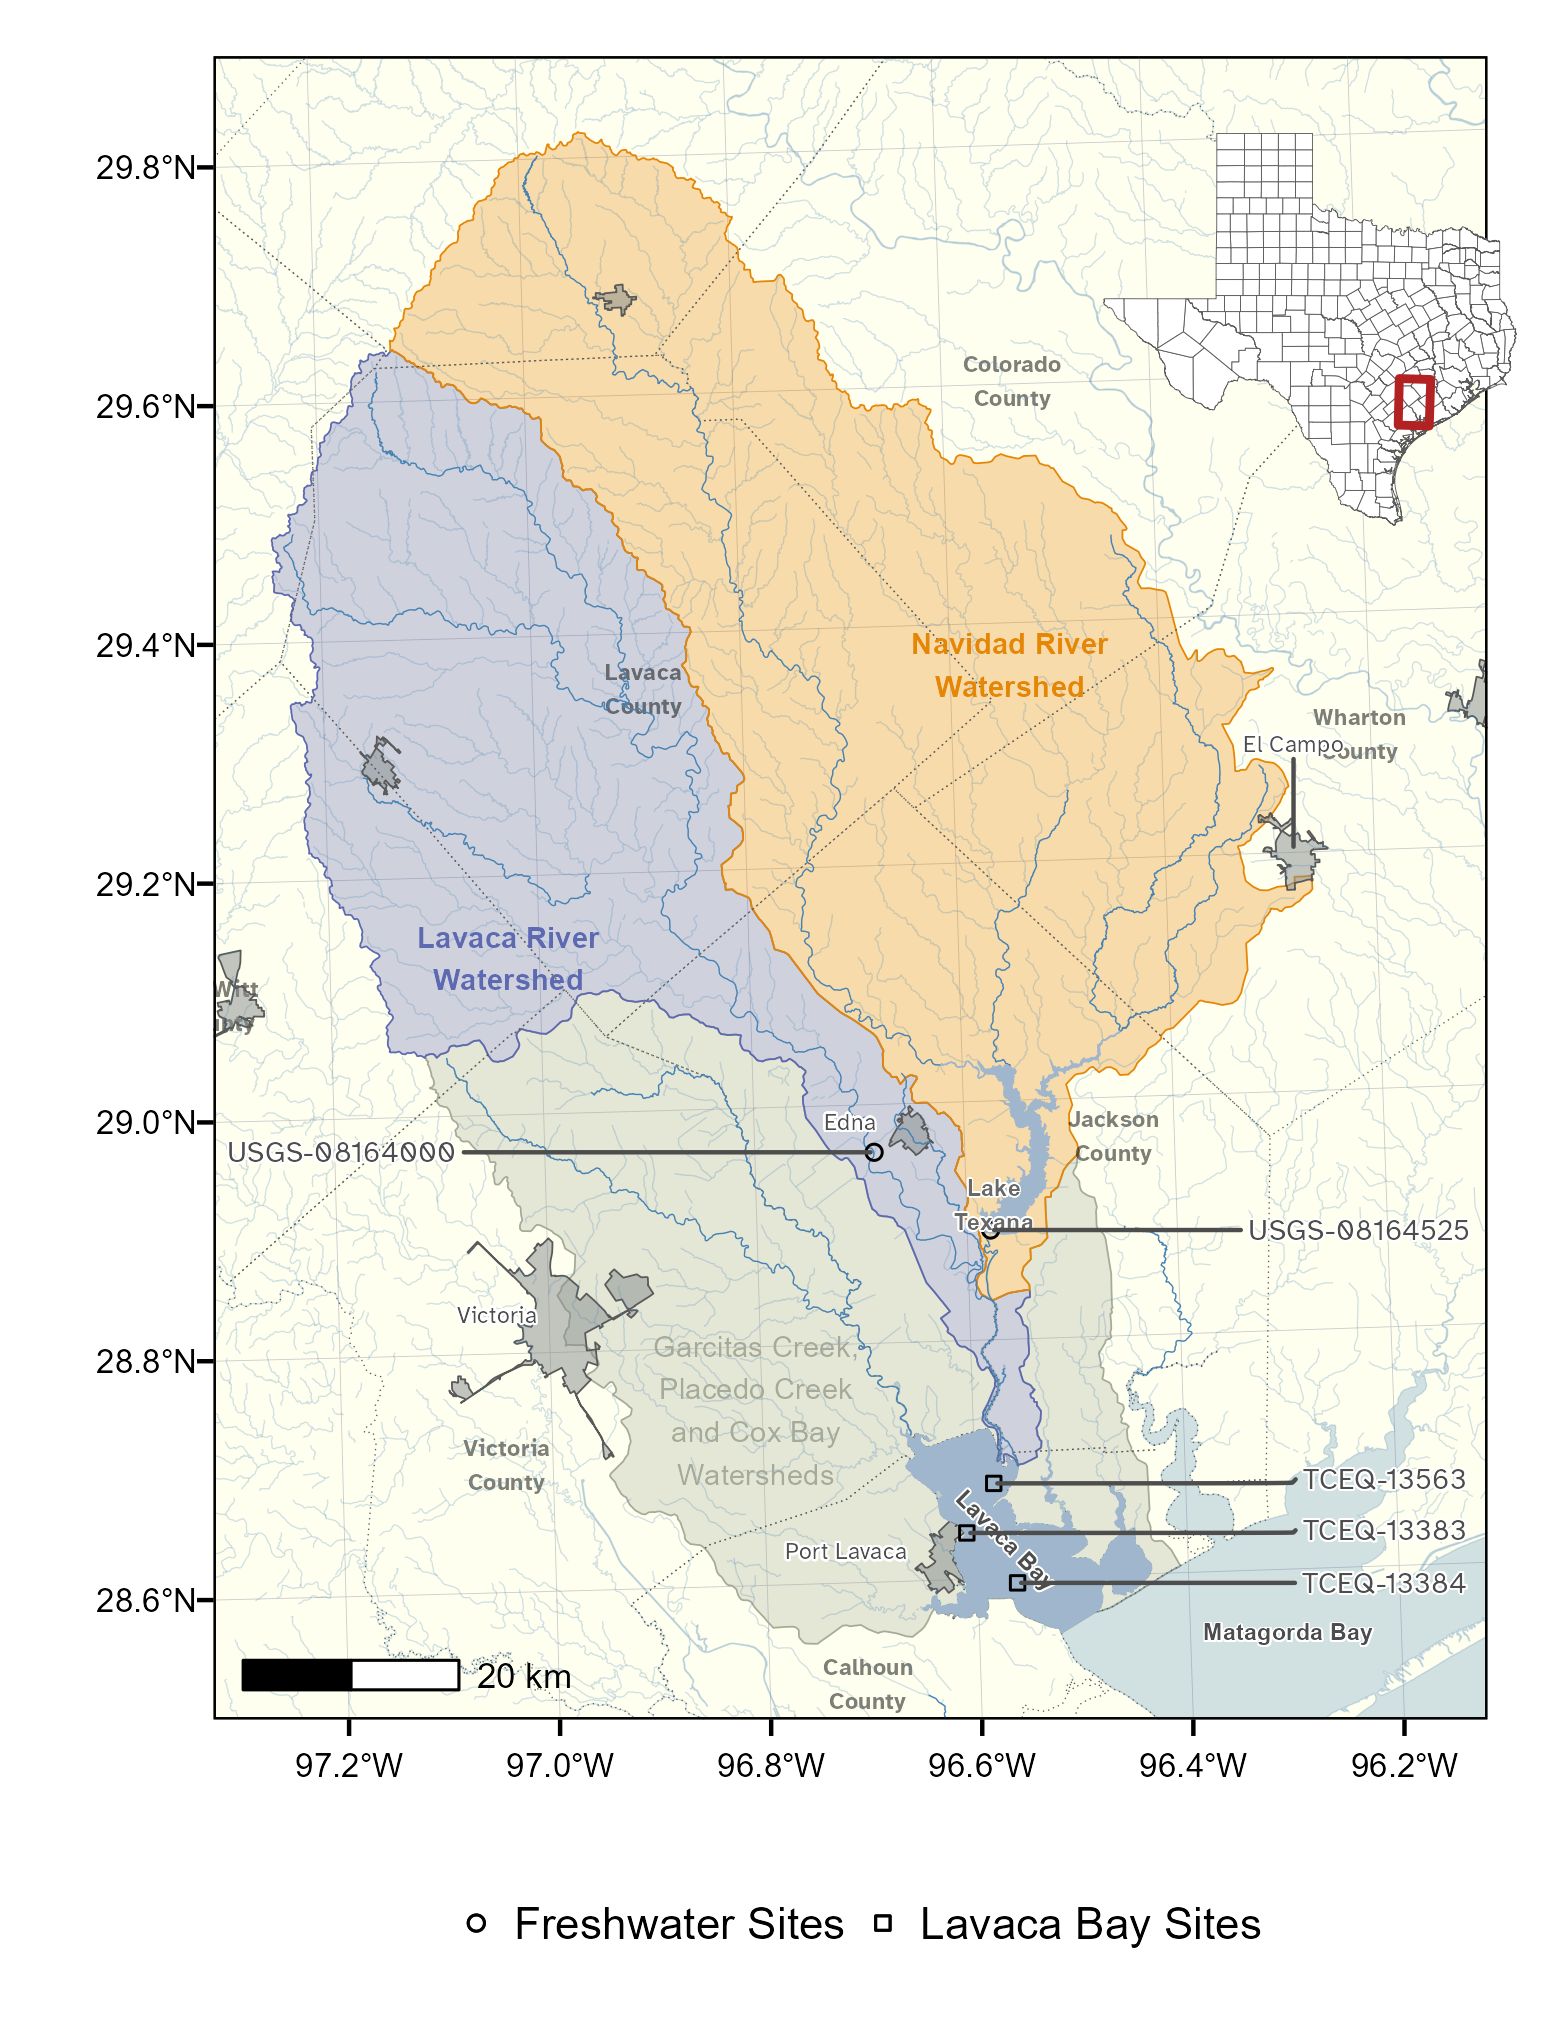

Source code (R):
library(targets)
library(tidyverse)
library(ragg)
library(magick)
library(sf)
library(ggrepel)
library(patchwork)
library(dataRetrieval)
#library(FedData)
library(ggspatial)
library(rcartocolor)
library(twriTemplates)

download_usgs_sites <- function() {
  site_numbers <- c("08164000", #lavaca
                    "08164525")
  sites <- readNWISsite(site_numbers)
  sites
}

download_tceq_sites <-function() {
  site_numbers <- c("TCEQMAIN-13563",
                    "TCEQMAIN-13383",
                    "TCEQMAIN-13384")
  sites <- whatWQPsites(siteid = site_numbers)
  sites
}


## usgs sites
df_sites <- download_usgs_sites() |> 
  filter(site_no == "08164000" | site_no == "08164525")

df_sites <- st_as_sf(df_sites, coords = c("dec_long_va", "dec_lat_va"),
                     crs = 4326)  

## tceq sites
tceq_sites <- download_tceq_sites()
tceq_sites <- st_as_sf(tceq_sites, coords = c("LongitudeMeasure", "LatitudeMeasure"),
                       crs = 4326)

tceq_sites$MonitoringLocationIdentifier <- stringr::str_replace_all(tceq_sites$MonitoringLocationIdentifier, "MAIN", "")

## read rivers spatial data
rivers <- read_sf("data/Spatial/lavaca.gpkg",
                  layer = "rivers")

## read lake texana polygon
waterbody <- read_sf("data/Spatial/lavaca.gpkg",
                     layer = "waterbody")

## read watershed polygons
lavaca_ws <- read_sf("data/Spatial/lavaca.gpkg",
                     layer = "lavaca_ws")

navidad_ws <- read_sf("data/Spatial/lavaca.gpkg",
                      layer = "navidad_ws")
ds_ws <- read_sf("data/Spatial/lavaca.gpkg",
                 layer = "ds_ws")

## read counties polygons
counties <- read_sf("data/Spatial/lavaca.gpkg",
                    layer = "counties")

## combine watersheds into one sf
ws <- bind_rows(lavaca_ws, navidad_ws, ds_ws)

## subset counties to just the ones near our porjec area
counties_sub <- counties |> st_transform(crs = st_crs(lavaca_ws))

counties_sub <- counties_sub[ws,]

ws |> 
  mutate(label = c("Lavaca River\nWatershed", "Navidad River\nWatershed", "Garcitas Creek,\nPlacedo Creek\nand Cox Bay\nWatersheds")) -> ws

## read urbanized areas polygons
urban <- read_sf("data/Spatial/lavaca.gpkg",
                 layer = "urban")
## download nhd data
bounds <- st_as_sfc(st_bbox(counties_sub))
bounds <- st_buffer(bounds, dist = 5000)


# 
# nhd_stuff <- get_nhd(bounds,
#                      "lavaca_plus",
#                      extraction.dir = "data/nhd/",
#                      force.redo = TRUE)

st_layers("C:/NHDPLUS/NHDPlusV21_National_Seamless_Flattened_Lower48.gdb")
Flowlines <-  sf::st_read("C:/NHDPLUS/NHDPlusV21_National_Seamless_Flattened_Lower48.gdb", layer = "NHDFlowline_Network")
Flowlines <- Flowlines |> 
  st_zm() |> 
  st_transform(crs = st_crs(lavaca_ws)) |> 
  st_intersection(bounds) |> 
  filter(FTYPE == "StreamRiver")
  



## melt the waterbodies to remove subunit lines
waterbody <- waterbody |> 
  summarise()

Area <- sf::st_read("C:/NHDPLUS/NHDPlusV21_National_Seamless_Flattened_Lower48.gdb", layer = "NHDArea") |> 
  st_zm() |> 
  st_transform(crs = st_crs(lavaca_ws)) |> 
  st_intersection(bounds) |> 
  summarise()


waterbody_labs <- tibble(lab = c("Lake\nTexana", "Lavaca Bay", "Matagorda Bay"),
                         x = c(-96.54, -96.6, -96.4),
                         y = c(28.95, 28.65, 28.55)) |> 
  st_as_sf(coords = c("x", "y"),
           crs = 4326)

p1 <- ggplot() +
  ## watersheds
  geom_sf(data = ws, aes(fill = label, color = label), alpha = 0.3, size = 0.2, show.legend = FALSE) +
  ## colorado, wharton, dewit, calhoun county label
  geom_sf_text(data = counties_sub |> 
                 filter(CNTY_NM == "Colorado"|CNTY_NM == "Lavaca"| 
                          CNTY_NM == "Wharton"|CNTY_NM == "Calhoun"|
                          CNTY_NM == "De Witt"), 
               aes(label = glue::glue("{CNTY_NM}\nCounty")), 
               size = 2, family = "Atkinson Hyperlegible", 
               alpha = 0.5, fontface = "bold") +
  ## Jackson county label
  geom_sf_text(data = counties_sub |> 
                 filter(CNTY_NM == "Jackson"), 
               aes(label = glue::glue("{CNTY_NM}\nCounty")), 
               size = 2, family = "Atkinson Hyperlegible", 
               alpha = 0.5, fontface = "bold",
               nudge_x = 10000) +
  ## victoria county label
  geom_sf_text(data = counties_sub |> 
                 filter(CNTY_NM == "Victoria"), 
               aes(label = glue::glue("{CNTY_NM}\nCounty")), 
               size = 2, family = "Atkinson Hyperlegible", 
               alpha = 0.5, fontface = "bold",
               nudge_x = -10000, nudge_y = -10000) +
  geom_sf(data = urban, fill = "azure4", size = 0.2, alpha = 0.5) +
  geom_sf(data = Area, color = alpha("steelblue",0.25), alpha = 0.25, fill = "steelblue", size = 0.15) +
  geom_sf(data = counties_sub, fill = "transparent", linetype = 3, size = 0.15, show.legend = FALSE) +
  geom_sf(data = Flowlines, alpha = 0.25, size = 0.15, color = "steelblue") +
  geom_sf(data = rivers, color = "steelblue", size = 0.15) +
  geom_sf(data = waterbody, alpha = 1, fill = "slategray3",color = alpha("slategray3",1), size = 0.15) +
  geom_sf(data = df_sites, aes(shape = "Freshwater Sites")) +
  geom_sf(data = tceq_sites, aes(shape = "Lavaca Bay Sites")) +
  ## city labels
  geom_text_repel(data = urban |> filter(NAME10 != "Schulenburg", NAME10 != "Yoakum, TX", NAME10 != "Wharton", NAME10 != "Cuero",
                                         NAME10 != "El Campo"), 
                  aes(label = NAME10, geometry = Shape), size = 2, family = "Atkinson Hyperlegible",
                  stat = "sf_coordinates",
                  hjust = 0,
                  nudge_x = -100,
                  box.padding = 0.5,
                  nudge_y = 8,
                  segment.curvature = -0.1,
                  segment.ncp = 3,
                  segment.angle = 20,
                  color = "grey30",
                  bg.color = "white",
                  bg.r = 0.15
  ) +
  ## el campo label
  geom_text_repel(data = urban |> filter(NAME10 == "El Campo"), 
                  aes(label = NAME10, geometry = Shape), size = 2, family = "Atkinson Hyperlegible",
                  stat = "sf_coordinates",
                  # hjust = 0.5,
                  # vjust = 0,
                  # nudge_x = -10,
                  nudge_y = 10000,
                  direction = "x",
                  box.padding = 0.5,
                  segment.curvature = -0.1,
                  segment.ncp = 3,
                  segment.angle = 20,
                  color = "grey30",
                  bg.color = "white",
                  bg.r = 0.15
  ) +
  ##lavaca and navidad labs
  geom_text_repel(data = ws |> filter(label != "Garcitas Creek,\nPlacedo Creek\nand Cox Bay\nWatersheds"), 
                aes(label = label, geometry = Shape, color = label), 
                size = 2.5, 
                family = "Arial",
                fontface = "bold",
                stat = "sf_coordinates",
                show.legend = FALSE) +
  ##garcitas labs
  geom_text_repel(data = ws |> filter(label == "Garcitas Creek,\nPlacedo Creek\nand Cox Bay\nWatersheds"),
                  aes(label = label, geometry = Shape, color = label),
                  size = 2.5,
                  family = "Arial",
                  fontface = "plain",
                  stat = "sf_coordinates",
                  min.segment.length = 10000,
                  vjust = 0,
                  # nudge_x = -3000,
                  # nudge_y = -25000,
                  show.legend = FALSE) +
  ## Matagorda Bay Label
  geom_text_repel(data = waterbody_labs |> filter(lab == "Matagorda Bay"), 
                  aes(label = lab, geometry = geometry), 
                  size = 2, 
                  family = "Arial",
                  fontface = "bold",
                  stat = "sf_coordinates",
                  hjust = 1,
                  min.segment.length = 10000,
                  color = "grey30",
                  bg.color = "white") +
  ## Lavaca Bay Label
  geom_text_repel(data = waterbody_labs |> filter(lab == "Lavaca Bay"), 
                  aes(label = lab, geometry = geometry), 
                  size = 2, 
                  family = "Arial",
                  fontface = "bold",
                  stat = "sf_coordinates",
                  angle = -45,
                  vjust = 0,
                  min.segment.length = 10000,
                  color = "grey30",
                  bg.color = "white") +
  ## Lk Texana Label
  geom_text_repel(data = waterbody_labs |> filter(lab == "Lake\nTexana"), 
                  aes(label = lab, geometry = geometry), 
                  size = 2, 
                  family = "Arial",
                  fontface = "bold",
                  stat = "sf_coordinates",
                  # angle = 70,
                  # vjust = 0.7,
                  # hjust = 0.7,
                  nudge_x = -500,
                  nudge_y = -500,
                  min.segment.length = 10000,
                  color = "grey30",
                  bg.color = "white", alpha = 0.85) +
  ## western site labels
  geom_text_repel(data = df_sites |> filter(site_no == "08164000" |
                                              site_no == "08164390"),
                  aes(label = glue::glue("USGS-{site_no}"),
                      geometry = geometry),
                  family = "Atkinson Hyperlegible",
                  stat = "sf_coordinates",
                  size = 2.5,
                  direction = "y",
                  min.segment.length = 0,
                  nudge_x = -200000,
                  hjust = 1,
                  segment.curvature = -0.1,
                  segment.ncp = 3,
                  segment.angle = 20,
                  color = "grey30",
                  bg.color = "white") +
  ## eastern site labels
  geom_text_repel(data = df_sites |> filter(site_no == "08164450" |
                                              site_no == "08164504" |
                                              site_no == "08164503" |
                                              site_no == "08164525"),
                  aes(label = glue::glue("USGS-{site_no}"),
                      geometry = geometry),
                  family = "Atkinson Hyperlegible",
                  stat = "sf_coordinates",
                  size = 2.5,
                  direction = "y",
                  min.segment.length = 0,
                  nudge_x = 200000,
                  hjust = 0,
                  segment.curvature = -0.1,
                  segment.ncp = 3,
                  segment.angle = 20,
                  color = "grey30",
                  bg.color = "white") +
  ## estuary sites
  geom_text_repel(data = tceq_sites,
                  aes(label = MonitoringLocationIdentifier,
                      geometry = geometry),
                  family = "Atkinson Hyperlegible",
                  stat = "sf_coordinates",
                  size = 2.5,
                  direction = "y",
                  min.segment.length = 0,
                  nudge_x = 200000,
                  hjust = 0,
                  segment.curvature = -0.1,
                  segment.ncp = 3,
                  segment.angle = 20,
                  color = "grey30",
                  bg.color = "white") +
  ## scale bar
  annotation_scale(location = "bl", text_family = "Arial") +
  coord_sf(xlim = c(1266631.4, 
                    #1363148.7
                    1374000), 
           ylim = c(715099.2, 855290.5 ),
           crs = st_crs(counties_sub)) +
  scale_fill_carto_d(type = "qualitative", palette = "Vivid", direction = -1) +
  scale_color_carto_d(type = "qualitative", palette = "Vivid", direction = -1) +
  scale_shape_manual("", values = c(21, 22)) +
  labs(x = "", y = "") +
  theme_TWRI_print() +
  theme(panel.grid = element_line(color = "grey80", size = 0.1),
        panel.background = element_rect(fill = "ivory1"),
        axis.text = element_text(size = 8, family = "arial"),
        legend.text = element_text(family = "arial"))

## inset map
project <- st_as_sfc(st_bbox(ws))

p2 <- ggplot() +
  geom_sf(data = counties, fill = "white", size = 0.1) +
  geom_sf(data = project, fill = "transparent", color = "firebrick", size = 1) +
  theme_void()


p3 <-p1 + inset_element(p2, left = 0.7, bottom = 0.7, right = 1, top = 1,
                   align_to = "full")


ragg::agg_png("map.png", width = 5.2, height = 6.75, units = "in", res = 300)
p3
dev.off()


img <- magick::image_read("map.png")
img
magick::image_write(img, path = "map.tiff", format = "tiff")
